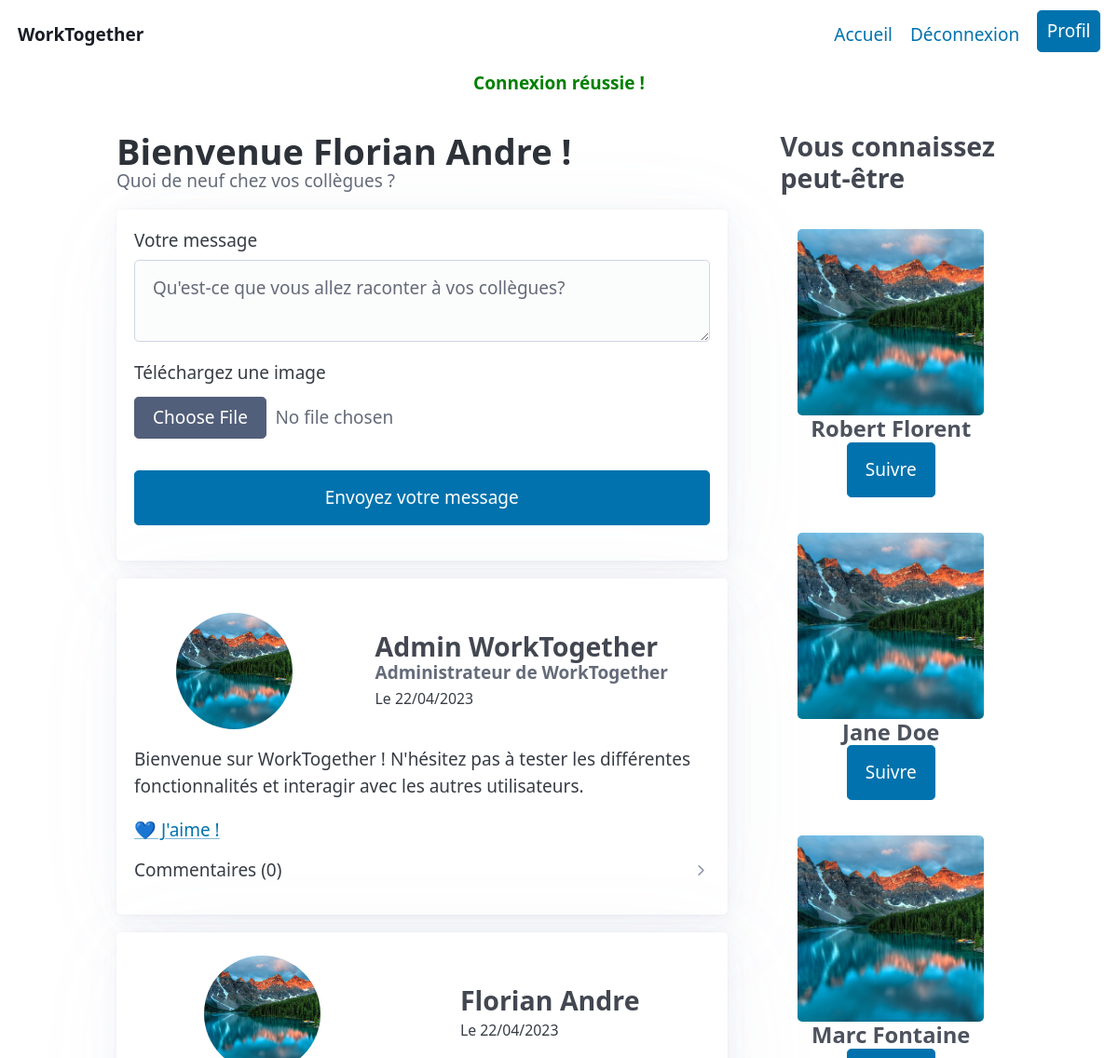
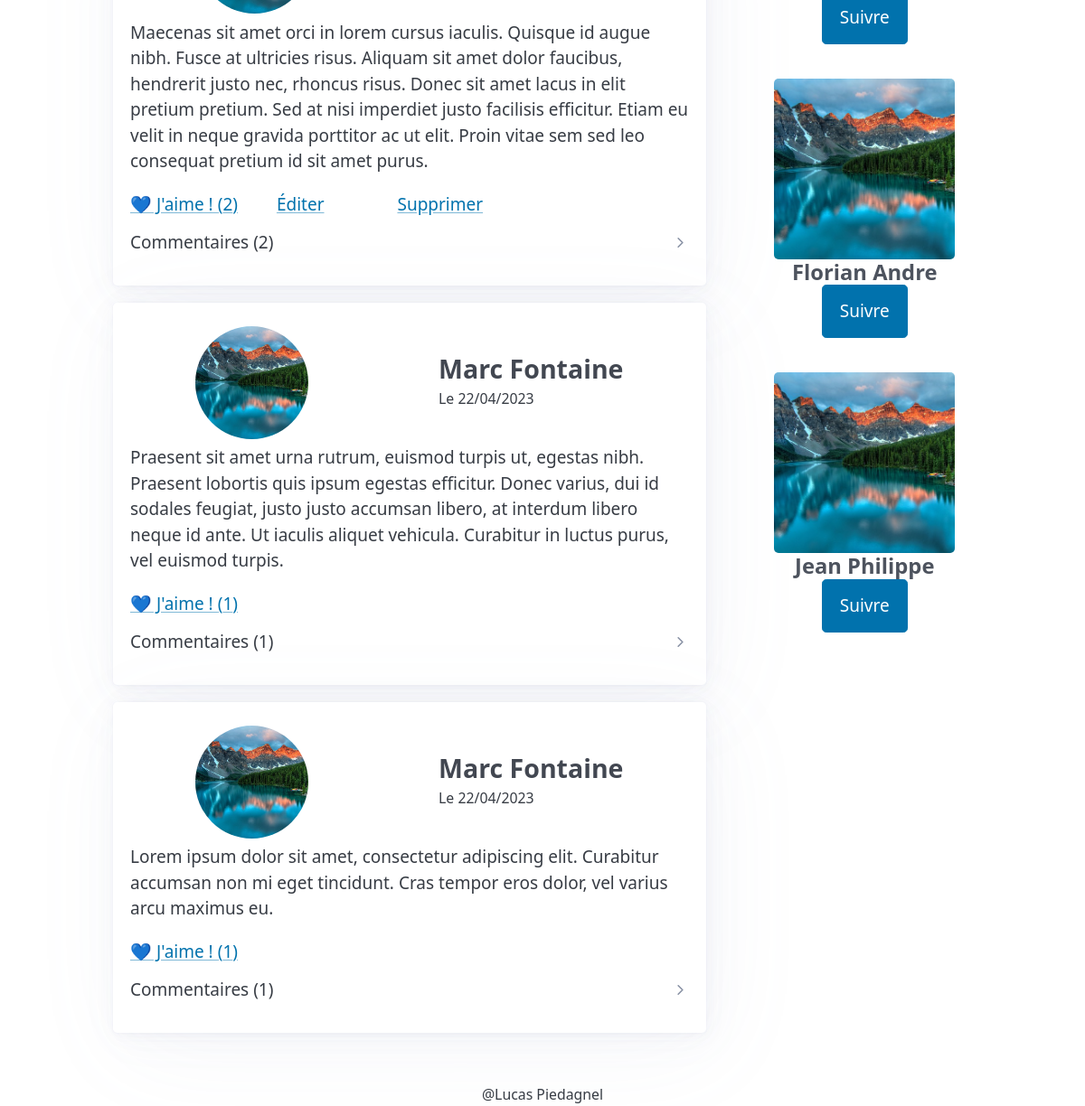
The page /index.php?controller=message&action=feed (signed in) on the database its author committed (2 pictures, top to bottom).
### tables this page shows
CREATE TABLE `users` (
  `id` int(11) NOT NULL,
  `first_name` varchar(50) NOT NULL,
  `last_name` varchar(50) NOT NULL,
  `job` varchar(50) DEFAULT NULL,
  `email` varchar(255) NOT NULL,
  `password` varchar(255) NOT NULL,
  `img_path` varchar(255) NOT NULL DEFAULT 'uploads/default_avatar.jpg',
  `is_admin` tinyint(1) NOT NULL DEFAULT 0
);

### src/Renderer.php (called while the page is built, shortened)
<?php
class Renderer
{
    public static function render(string $path, array $variables = [])
    {
        extract($variables);
        require('views/' . $path . '.php');
        require('views/layout.php');
    }
}

### src/controllers/Message.php (called while the page is built, shortened)
<?php
require_once('src/autoload.php');
require_once('src/controllers/Comment.php');
class Message extends Content
{
    public function feed()
    {
        $allPosts = $this->model->findAll("created_at DESC");
        $userModel = new \Models\User;
        $commentModel = new \Models\Comment;
        $likesModel = new \Models\Likes;
        $followModel = new \Models\Follow;
        $posts = [];
        foreach($allPosts as $post)
        {
            $likes = $likesModel->findAll("", 'post_id =' . $post['id']);
            $post['likesNumber'] = count($likes);
            $author = $userModel->findOne($post['author_id'], 'id');
            $post['authorFirstName'] = $author['first_name'];
            $post['authorLastName'] = $author['last_name'];
            $post['authorAvatar'] = $author['img_path'];
            $post['authorJob'] = $author['job'];
            $comments = [];
            $allComments = $commentModel->getComments($post['id']);
            foreach($allComments as $comment)
            {
                $author = $userModel->findOne($comment['author_id'], 'id');
                $comment['authorFirstName'] = $author['first_name'];
                $comment['authorLastName'] = $author['last_name'];
                $comment['authorAvatar'] = $author['img_path'];
                $comment['authorJob'] = $author['job'];
                $comments[] = $comment;
            }
            $post['comments'] = $comments;
            $posts[] = $post;
        }
        $users = [];
        $notFollowed = $followModel->getNotFollowing(5);
        foreach ($notFollowed as $user) {
            $user = $userModel->findOne($user['id'], 'id');
            $users[] = $user;
        }
        \Renderer::render('messages/feed',compact('title', 'description', 'posts', 'users'));
    }
}

### index.php (called while the page is built)
<?php
require_once('src/autoload.php');
\Application::process();

### src/controllers/Controller.php (called while the page is built, shortened)
<?php
abstract class Controller
{
    public function __construct()
    {
        $this->model = new $this->modelName();
    }
}

### src/Database.php (called while the page is built)
<?php
class Database
{
    private static $instance = null;
    public static function getPdo(): PDO
    {
        if (self::$instance === null) {
            self::$instance = new PDO('mysql:host=localhost;dbname=worktogether;charset=utf8', 'root', '', [
                PDO::ATTR_ERRMODE => PDO::ERRMODE_EXCEPTION,
                PDO::ATTR_DEFAULT_FETCH_MODE => PDO::FETCH_ASSOC
            ]);
        }
        return self::$instance;
    }
}

### src/models/Model.php (called while the page is built, shortened)
<?php
require_once('src/Database.php');
abstract class Model
{
    protected $pdo;
    protected $table;
    public function __construct()
    {
        $this->pdo = \Database::getPdo();
    }
    public function findOne($value, string $column, string $and = '')
    {
        $query = "SELECT * FROM {$this->table} WHERE {$column}= :{$column}";
        $query .= isset($and) ? $and : '';
        $result = $this->pdo->prepare($query);
        $result->execute([$column => $value]);
        $item = $result->fetch();
        return $item;
    }
    public function findAll(?string $order = "", ?string $where = ""): array
    {
        $query = "SELECT * FROM {$this->table}";
        if ($where) {
            $query .= " WHERE " . $where;
        }
        if ($order) {
            $query .= " ORDER BY " . $order;
        }
        $items = $this->pdo->query($query)->fetchAll();
        return $items;
    }
}

### src/autoload.php (called while the page is built, shortened)
<?php
spl_autoload_register(function($className){
    $className = str_replace("\\", "/", $className);
    $className = str_replace("Controllers", "controllers", $className);
    $className = str_replace("Models", "models", $className);
});

### src/models/Comment.php (called while the page is built, shortened)
<?php
include_once('src/models/Model.php');
class Comment extends Model
{
    public function getComments($message_id)
    {
        $allComments = $this->findAll("created_at DESC", "message_id= $message_id");
        return $allComments;
    }
}

### src/models/Follow.php (called while the page is built, shortened)
<?php
include_once('src/models/Model.php');
class Follow extends Model
{
    public function getNotFollowing(int $limit = null)
    {
        $userId = $_SESSION['id'];
        $query = "SELECT id FROM users WHERE id NOT IN (SELECT followed_id FROM follow WHERE follower_id = :user_id)";
        if ($limit > 0) {
            $query .= " ORDER BY RAND() LIMIT :limit";
        }
        $stmt = $this->pdo->prepare($query);
        $stmt->bindValue(':user_id', $userId, $this->pdo::PARAM_INT);
        if ($limit > 0) {
            $stmt->bindValue(':limit', $limit, $this->pdo::PARAM_INT);
        }
        $stmt->execute();
        $items = $stmt->fetchAll();
        return $items;
    }
}

### src/views/messages/feed.php (the view, shortened to what this page needs)
<main class="container feed">
    <div class="grid grid-75">
        <section>
            <hgroup>
                <h1>Bienvenue <?= $_SESSION['first_name'] . ' ' . $_SESSION['last_name'] ?> !</h1>
                <h2>Quoi de neuf chez vos collègues ?</h2>
            </hgroup>
            <article>
                <form action="index.php?controller=message&action=add" method="POST" enctype="multipart/form-data">
                    <label for="text">Votre message</label>
                    <textarea name="text" cols="50" rows="2" placeholder="Qu'est-ce que vous allez raconter à vos collègues?" required></textarea>
                    <label for="file">Téléchargez une image
                        <input type="file" name="img">
                    </label>
                    <button type="submit">Envoyez votre message</button>
                </form>
            </article>
            <?php foreach($posts as $post): ?>
            <article>
                <div class="flex-around">
                    <img class="img-125 radius-50" src="<?= $post['authorAvatar'] ?>" alt="Photo de profil de l'utilisateur">
                    <div class="my-2">
                        <h3 class="my-0"><?= $post['authorFirstName'] . ' ' . $post['authorLastName'] ?></h3>
                        <?php if ($post['authorJob']): ?>
                            <h6 class="my-0"><?= $post['authorJob'] ?></h6>
                        <?php endif ?>
                        <small>Le <?= date('d/m/Y',strtotime($post['created_at']))   ?></small>
                    </div>
                </div>
                <p>
                    <?= $post['text'] ?>
                </p>
                <div class="my-1">
                    <a href="javascript: void(0)" onclick="socialInteraction(event, 'likes', <?= $post['id'] ?>)">&#x1F499; J'aime ! <?= $post['likesNumber'] > 0 ? "({$post['likesNumber']})" : "" ?></a>
                    <?php if (($_SESSION['id'] === $post['author_id']) || ($_SESSION['is_admin'] === 1)): ?>
                        <a href="index.php?controller=message&action=update&id=<?= $post['id'] ?>" class="mx-2"> Éditer</a>
                        <a href="javascript: void(0)" class="mx-2" onclick="deleteAlert(<?= $post['id'] ?>, 'message')">Supprimer</a>
                    <?php endif ?>
                </div>
                <details>
                    <summary>Commentaires (<?= count($post['comments']) ?>)</summary>
                </details>
            </article>
            <?php endforeach ?>
        </section>
        <aside>
            <h3>Vous connaissez peut-être</h3>
            <?php foreach ($users as $user): ?>
            <div class="my-2 flex-center">
                <img class="img-200 radius-5" src="<?= $user['img_path'] ?>" alt="Photo de <?= $user['first_name'] ?>">
                <h4 class="my-0"><?= $user['first_name'] . ' ' . $user['last_name'] ?></h4>
                <a class="t-center" role="button" href="javascript: void(0)" onclick="socialInteraction(event, 'follow', <?= $user['id'] ?>)">Suivre</a>
            </div>
           <?php endforeach ?>
        </aside>
    </div>
</main>

### src/css/style.css (style rules this page uses)
.my-0 { margin-top:0em;margin-bottom:0em }
.my-1 { margin-top:1em;margin-bottom:1em }
.my-2 { margin-top:2em;margin-bottom:2em }
.mx-2 { margin-left:2em;margin-right:2em }
.grid-75 { grid-column-gap:3em;grid-template-columns:auto 25% }
.radius-5 { border-radius:5px }
.radius-50 { border-radius:50% }
.flex-center { display:flex;flex-direction:column;justify-content:center;align-items:center }
.flex-around { display:flex;flex-direction:row;justify-content:space-around;align-items:center }
.img-125 { width:125px;height:125px;object-fit:cover }
.img-200 { width:200px;height:200px;object-fit:cover }

### rows shown on the page
users: img_path (placeholder picture), first_name "Admin", last_name "WorkTogether", job "Administrateur de WorkTogether", created_at "22/04/2023", text "Bienvenue sur WorkTogether ! N'hésitez pas à tester les différentes fonctionnalités et interagir avec les autres utilisateurs.", count($post['comments']) "0"
users: img_path (placeholder picture), first_name "Florian", last_name "Andre", created_at "22/04/2023", text "Maecenas sit amet orci in lorem cursus iaculis. Quisque id augue nibh. Fusce at ultricies risus. Aliquam sit amet dolor faucibus, hendrerit justo nec, rhoncus risus. Donec sit amet lacus in elit pretium pretium. Sed at nisi imperdiet justo facilisis efficitur. Etiam eu velit in neque gravida porttitor ac ut elit. Proin vitae sem sed leo consequat pretium id sit amet purus.", likesNumber "2", count($post['comments']) "2"
users: img_path (placeholder picture), first_name "Marc", last_name "Fontaine", created_at "22/04/2023", text "Praesent sit amet urna rutrum, euismod turpis ut, egestas nibh. Praesent lobortis quis ipsum egestas efficitur. Donec varius, dui id sodales feugiat, justo justo accumsan libero, at interdum libero neque id ante. Ut iaculis aliquet vehicula. Curabitur in luctus purus, vel euismod turpis.", likesNumber "1", count($post['comments']) "1", text "Lorem ipsum dolor sit amet, consectetur adipiscing elit. Curabitur accumsan non mi eget tincidunt. Cras tempor eros dolor, vel varius arcu maximus eu."
users: img_path (placeholder picture), first_name "Robert", last_name "Florent"
users: img_path (placeholder picture), first_name "Jane", last_name "Doe"
users: img_path (placeholder picture), first_name "Jean", last_name "Philippe"

### other values the page prints
$_SESSION['message'] "Connexion réussie !"
$_SESSION['first_name'] "Florian"
$_SESSION['last_name'] "Andre"
